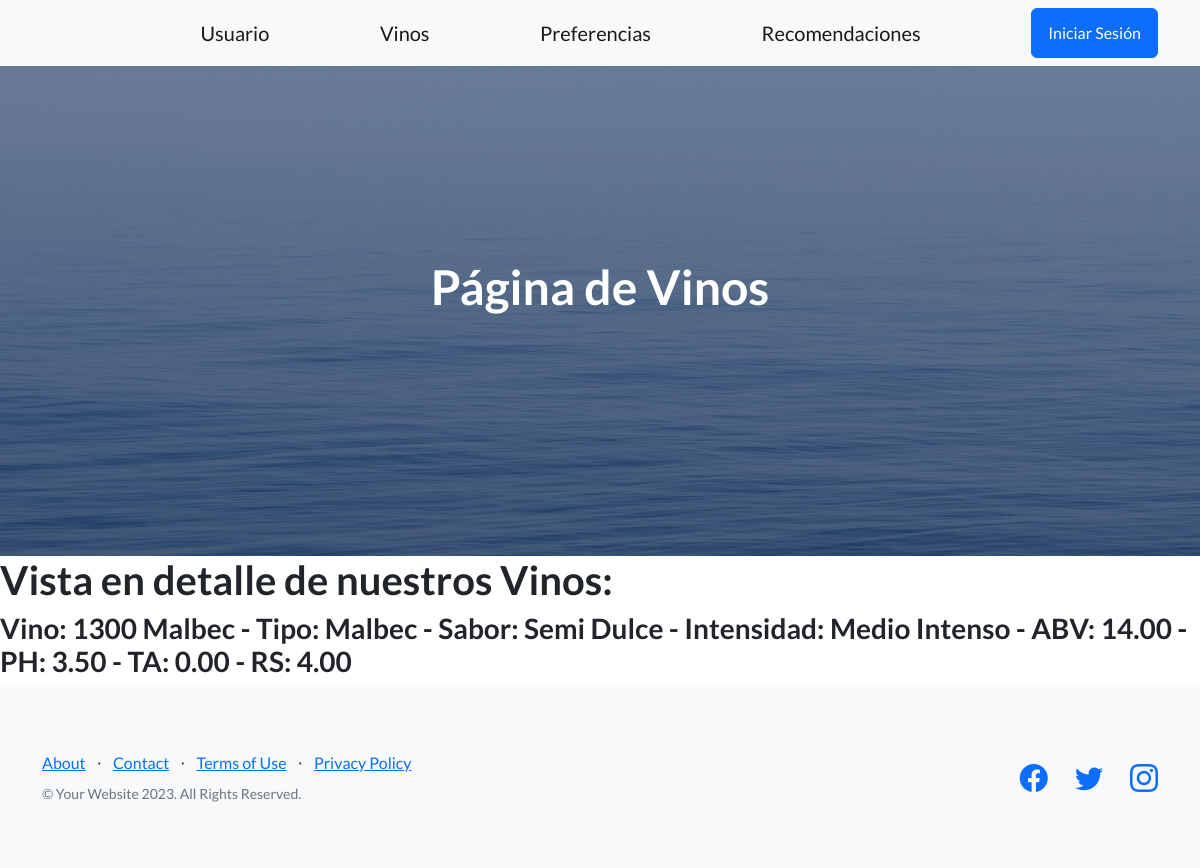
Page /app_vinos/vino_detalles/1 on the earlier database version.
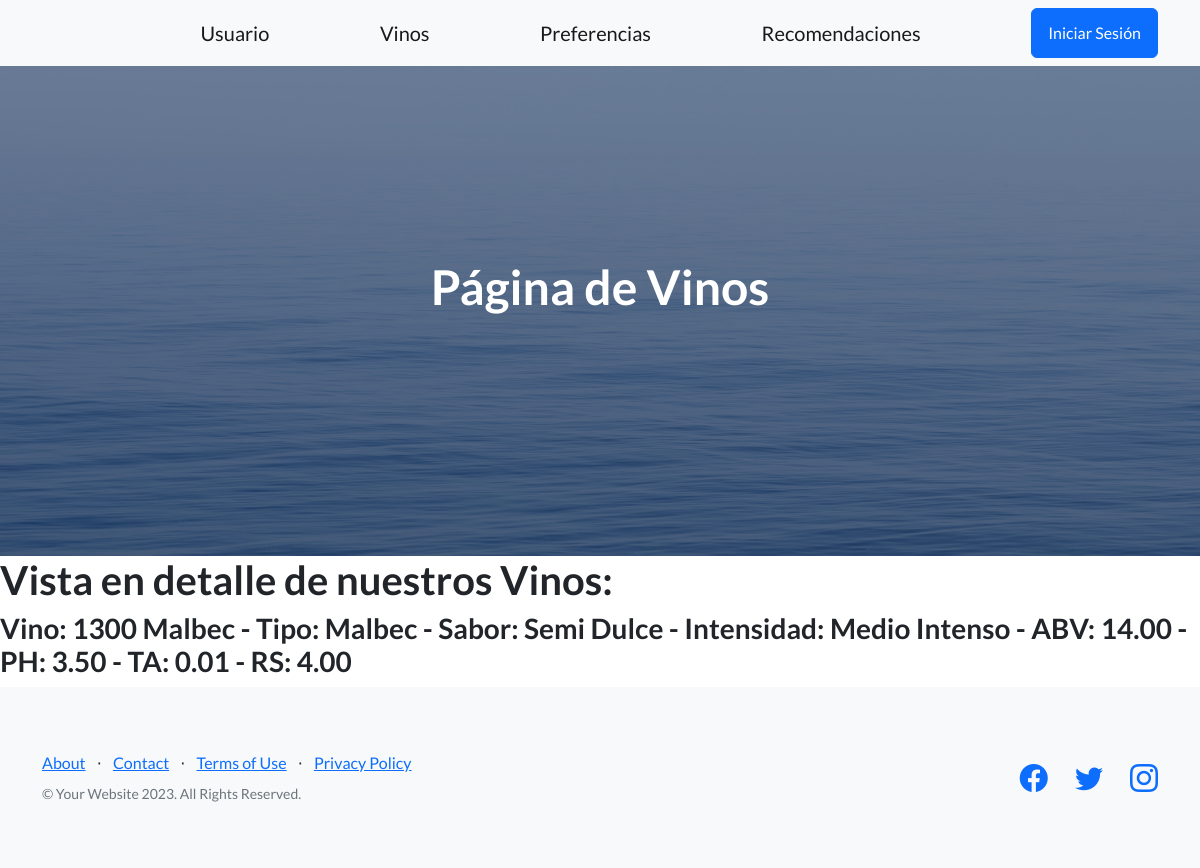
Same page on the later database version.
### app_vinos/models.py (models this page shows, shortened)
class Vino(models.Model):
    nombre = models.CharField(max_length=100)
    tipo = models.CharField(max_length=100)
    sabor = models.CharField(max_length=100)
    intensidad = models.CharField(max_length=100)
    abv = models.DecimalField(max_digits=4, decimal_places=2, default=0.0, verbose_name='Alcohol by Volume (%)')
    ph = models.DecimalField(max_digits=3, decimal_places=2, default=0.0, verbose_name='pH')
    ta = models.DecimalField(max_digits=4, decimal_places=2, default=0.0, verbose_name='Total Acidity (g/L)')
    rs = models.DecimalField(max_digits=4, decimal_places=2, default=0.0, verbose_name='Residual Sugar (g/L)')
    class Meta():
        verbose_name = 'Vinos'
        verbose_name_plural = 'Mis vinos'
        ordering = ('nombre',)

### app_vinos/views.py (the view)
# urls.py: path('vino_detalles/<pk>', VinoDetails.as_view(), name="VinoDetalles"),
class VinoDetails(DetailView):
    model = Vino
    template_name = 'vino_details.html'
    context_object_name = 'vinos'

### app_vinos/templates/vino_details.html
{% extends 'padre.html' %}
{% block ContenidoQueCambia %}
    <h1>Vista en detalle de nuestros Vinos:</h1>
    <h3>Vino: {{vinos.nombre}} - Tipo: {{vinos.tipo}} - Sabor: {{vinos.sabor}} - Intensidad: {{vinos.intensidad}} - ABV: {{vinos.abv}} - PH: {{vinos.ph}} - TA: {{vinos.ta}} - RS: {{vinos.rs}}</h3>
{% endblock ContenidoQueCambia %}

Differences in the rows shown:
changed Vino "1300 Malbec": ta "0.00" → "0.01"
